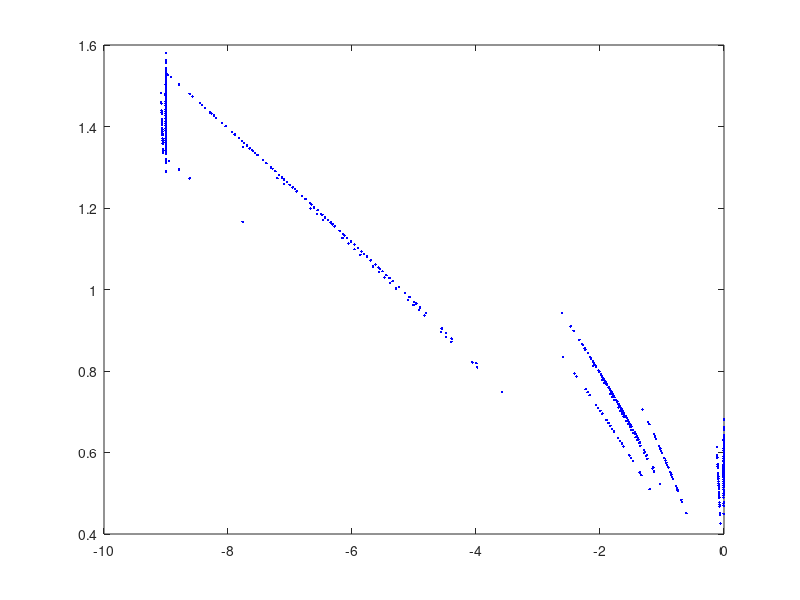

MATLAB code for this plot:
function plotObPoOn

'отрисовка области показателей'

load data_num_coalic;

if num_coalic==2;
% 2 коалиции
load data_field;
plot(DataM.J(:,:,1),DataM.J(:,:,2),'b.'); hold on;
end;

if num_coalic==3;
% 3 коалиции
load data_field;
plot3(DataM.J(:,:,1,1),DataM.J(:,:,1,2),DataM.J(:,:,1,3),'b.'); hold on;
%plot3(Data0.J(:,1),Data0.J(:,2),Data0.J(:,3),'b.'); hold on;
end;
